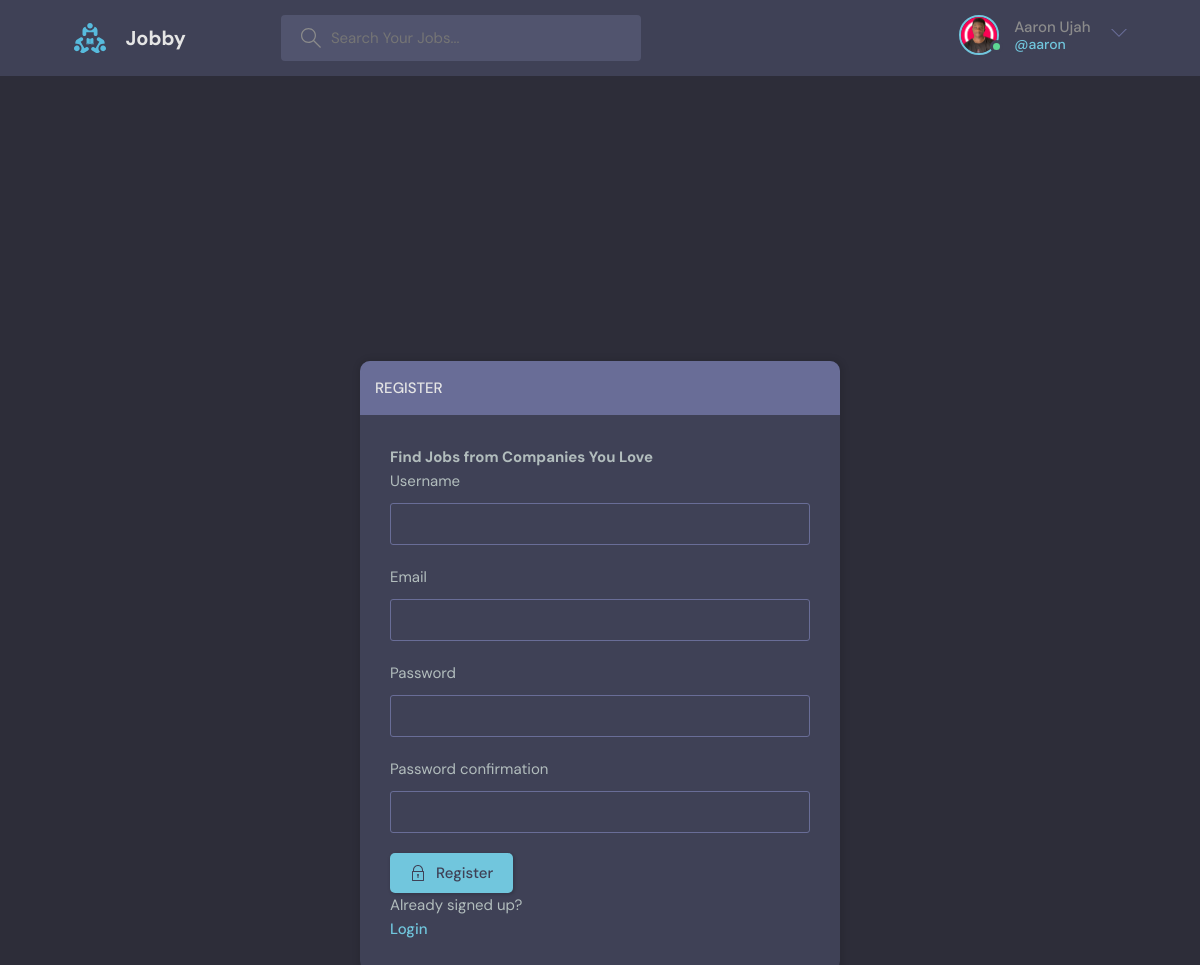
The page /register/ (signed in) on the database its author committed.
### myjob/models.py (models this page shows)
class User(AbstractUser):
    name = models.CharField(max_length = 200, null=True, blank=True)
    email = models.EmailField(unique=True, null=True)
    username = models.CharField(max_length = 200, unique=True, null=True)
    bio = models.TextField(null=True, blank=True)
    interest_one = models.CharField(max_length=200, null=True, blank=True)
    interest_two = models.CharField(max_length=200, null=True, blank=True)
    interest_three = models.CharField(max_length=200, null=True, blank=True)
    avatar = models.ImageField(null=True, default="avatar.svg", blank=True)
    USERNAME_FIELD = 'email'
    REQUIRED_FIELDS = []

### myjob/views.py (the view, shortened to what this page needs)
# urls.py: path('register/', views.registerPage, name='register'),
def registerPage(request):
    form = MyUserCreationForm()
    return render(request, 'myjob/login_register.html', {'form':form})

### myjob/forms.py
class MyUserCreationForm(UserCreationForm):
    class Meta:
        model = User
        fields = ['username', 'email', 'password1', 'password2']

### myjob/templates/myjob/login_register.html (shortened to what this page needs)
{% extends 'main.html' %}
{% block content %}
<main class="auth layout">
  {% if page == 'login' %}
  <div class="container">
    <div class="layout__box">
      <div class="layout__boxHeader">
        <div class="layout__boxTitle">
          <h3>Login</h3>
        </div>
      </div>
      <div class="layout__body">
        <h2 class="auth__tagline">Find Jobs from Companies You Love</h2>
        <form class="form" method="POST" action="">
          {% csrf_token %}
          <div class="form__group form__group">
            <label for="room_name">Email</label>
            <input id="username" name="email" type="text" placeholder="e.g. aaron@gmail.com" />
          </div>
          <div class="form__group">
            <label for="password">Password</label>
            <input
              id="password"
              name="password"
              type="password"
              placeholder="&bull;&bull;&bull;&bull;&bull;&bull;&bull;&bull;"
            />
          </div>
          <button class="btn btn--main" type="submit">
            <svg
              version="1.1"
              xmlns="http://www.w3.org/2000/svg"
              width="32"
              height="32"
              viewBox="0 0 32 32"
            >
              <title>lock</title>
              <path
                d="M27 12h-1v-2c0-5.514-4.486-10-10-10s-10 4.486-10 10v2h-1c-0.553 0-1 0.447-1 1v18c0 0.553 0.447 1 1 1h22c0.553 0 1-0.447 1-1v-18c0-0.553-0.447-1-1-1zM8 10c0-4.411 3.589-8 8-8s8 3.589 8 8v2h-16v-2zM26 30h-20v-16h20v16z"
              ></path>
              <path
                d="M15 21.694v4.306h2v-4.306c0.587-0.348 1-0.961 1-1.694 0-1.105-0.895-2-2-2s-2 0.895-2 2c0 0.732 0.413 1.345 1 1.694z"
              ></path>
            </svg>
            Login
          </button>
        </form>
        <br>
        <br>
        <div class="auth__action">
          <p>Haven't signed up yet?</p>
          <a href="{% url 'register' %}" class="btn btn--link">Sign Up</a>
        </div>
      </div>
    </div>
  </div>
  {% else %}
  <div class="container">
    <div class="layout__box">
      <div class="layout__boxHeader">
        <div class="layout__boxTitle">
          <h3>Register</h3>
        </div>
      </div>
      <div class="layout__body">
        <h2 class="auth__tagline">Find Jobs from Companies You Love</h2>
        <form class="form" method="POST" action="">
          {% for field in form %}
          <div class="form__group form__group">
            <label for="room_name">{{field.label}}</label>
            {{field}}
          </div>
          {% endfor %}
          <button class="btn btn--main" type="submit">
            Register
          </button>
        </form>
        <div class="auth__action">
          <p>Already signed up?</p>
          <a href="{% url 'login' %}" class="btn btn--link">Login</a>
        </div>
      </div>
    </div>
  </div>
  {% endif %}
</main>
{% endblock content %}

### templates/navbar.html (shortened to what this page needs)
{% load static %}
<header class="header header--loggedIn">
    <div class="container">
      <a href="{% url 'home' %}" class="header__logo">
        <img src="{% static 'images/logo.svg' %}" />
        <h1>Jobby</h1>
      </a>
      <form class="header__search" method="GET" action="{% url 'home' %}">
        <label>
          <input name="q" placeholder="Search Your Jobs..." />
        </label>
      </form>
      <nav class="header__menu">
        {% if request.user.is_authenticated %}
        <div class="header__user">
            <a href="{% url 'user-profile' %}">
                <div class="avatar avatar--medium active">
                <img src="{{request.user.avatar.url}}" />
                </div>
                <p>{{request.user.name}} <span>@{{request.user.username}}</span></p>
            </a>
          <button class="dropdown-button">
            <svg version="1.1" xmlns="http://www.w3.org/2000/svg" width="32" height="32" viewBox="0 0 32 32">
              <title>chevron-down</title>
              <path d="M16 21l-13-13h-3l16 16 16-16h-3l-13 13z"></path>
            </svg>
          </button>
        </div>
        {% else %}
        <a href="{% url 'login' %}">
          <img src="{% static 'images/avatar.svg' %}" />
          <p>Login</p>
        </a>
        {% endif %}
      </nav>
    </div>
</header>

### static/styles/style.css (style rules this page uses)
:root { --color-main: #71c6dd; --color-main-light: #e1f6fb; --color-dark: #3f4156; --color-dark-medium: #51546e; --color-dark-light: #696d97; --color-light: #e5e5e5; --color-gray: #8b8b8b; --color-light-gray: #b2bdbd; --color-bg: #2d2d39; --color-success: #5dd693; --color-error: #fc4b0b; }
* { font-family: "DM Sans", -apple-system, BlinkMacSystemFont, "Segoe UI", Roboto, Oxygen, Ubuntu, Cantarell, "Open Sans", "Helvetica Neue", sans-serif; margin: 0; padding: 0; box-sizing: border-box; text-rendering: optimizeLegibility; font-size: inherit; }
html { font-size: 56.25%; }
@media only screen and (min-width: 1200px) { html { font-size: 62.5%; } }
body { line-height: 1.6; font-weight: 400; font-size: 1.5rem; color: var(--color-light-gray); background-color: var(--color-bg); min-height: 100vh; }
img { width: 100%; }
a { display: inline-block; color: var(--color-main); text-decoration: none; }
.container { max-width: 120rem; width: 90%; margin: auto; }
.btn { background-color: transparent; border: none; display: inline-flex; align-items: center; gap: 1rem; cursor: pointer; transition: all ease-in-out 0.3s; padding: 1rem 2rem; border-radius: 5px; box-shadow: 1px 1px 3px 1px rgba(0, 0, 0, 0.15); font-weight: 500; }
.btn--link { border-radius: 0; padding: 0; color: var(--color-main); box-shadow: none; }
.btn--main { background-color: var(--color-main); color: var(--color-dark); }
.btn > svg { fill: currentColor; width: 1.6rem; height: 1.6rem; }
.avatar { position: relative; display: inline-block; border-radius: 50%; border: 2px solid var(--color-main); }
.avatar img { display: block; border-radius: 50%; object-fit: cover; object-position: center; }
.avatar::after { content: ""; display: block; position: absolute; background-color: var(--color-gray); z-index: 111; border-radius: 50%; border: 0.3rem solid var(--color-dark); }
.avatar.active::after { background-color: var(--color-success); }
.avatar.avatar--medium img { width: 3.6rem; height: 3.6rem; border-radius: 50%; }
.avatar.avatar--medium:after { width: 0.7rem; height: 0.7rem; bottom: 0px; right: -6px; }
.header { padding: 1.5rem; background-color: var(--color-dark); }
.header > .container { display: flex; gap: 9.5rem; }
.header__logo, .header__user { display: flex; gap: 2rem; align-items: center; }
.header__logo > img { height: 3.2rem; width: 3.2rem; }
.header__logo > h1 { font-weight: 700; font-size: 2rem; color: var(--color-light); }
.header__search > label { background-color: var(--color-dark-medium); padding: 1.3rem 1rem; display: flex; align-items: center; gap: 1rem; border-radius: 4px; }
.header__search svg { fill: var(--color-gray); width: 2rem; height: 2rem; margin-left: 1rem; }
.header__search input { width: 30rem; background: transparent; border: none; outline: none; color: var(--color-light); }
.header__menu { margin-left: auto; position: relative; }
.header__menu a { display: flex; gap: 1.5rem; align-items: center; font-weight: 500; text-decoration: none; color: var(--color-gray); }
.header__menu img { height: 3.6rem; }
.header__menu p { line-height: 1.2; }
.header__menu span { color: var(--color-main); font-weight: 500; font-size: 1.4rem; display: block; }
.header__menu svg { width: 1.6rem; height: 1.6rem; fill: var(--color-dark-light); }
.dropdown-button { background: transparent; border: 0; outline: 0; cursor: pointer; }
.layout { margin-top: 2.4rem; }
.layout > .container { display: flex; justify-content: space-between; align-items: flex-start; }
.layout__box { width: 90%; max-width: 48rem; min-height: 40rem; position: absolute; top: 50%; left: 50%; transform: translate(-50%, -20%); background-color: var(--color-dark); border-radius: 1rem; box-shadow: 1px 1px 6px 3px rgba(0, 0, 0, 0.1); overflow: hidden; }
.layout__boxHeader { display: flex; padding: 1.5rem; background-color: var(--color-dark-light); }
.layout__boxTitle { display: flex; gap: 1.5rem; align-items: center; }
.layout__boxTitle h3 { text-transform: uppercase; font-weight: 500; color: var(--color-light); }
.layout__body { margin: 3rem; }
.form__group { margin-bottom: 2rem; width: 100%; }
.form__group label { display: block; font-size: 1.5rem; margin-bottom: 1rem; }
.form__group input, .form__group textarea, .form__group select { background: transparent; border: 1px solid var(--color-dark-light); padding: 1rem; border-radius: 3px; width: 100%; color: var(--color-light); font-weight: 500; outline: none; }

### rows shown on the page
User: user.avatar (picture), user.name "Aaron Ujah", user.username "aaron"

### other values the page prints
{{ field.label }} "Username" "Email" "Password" "Password confirmation"
